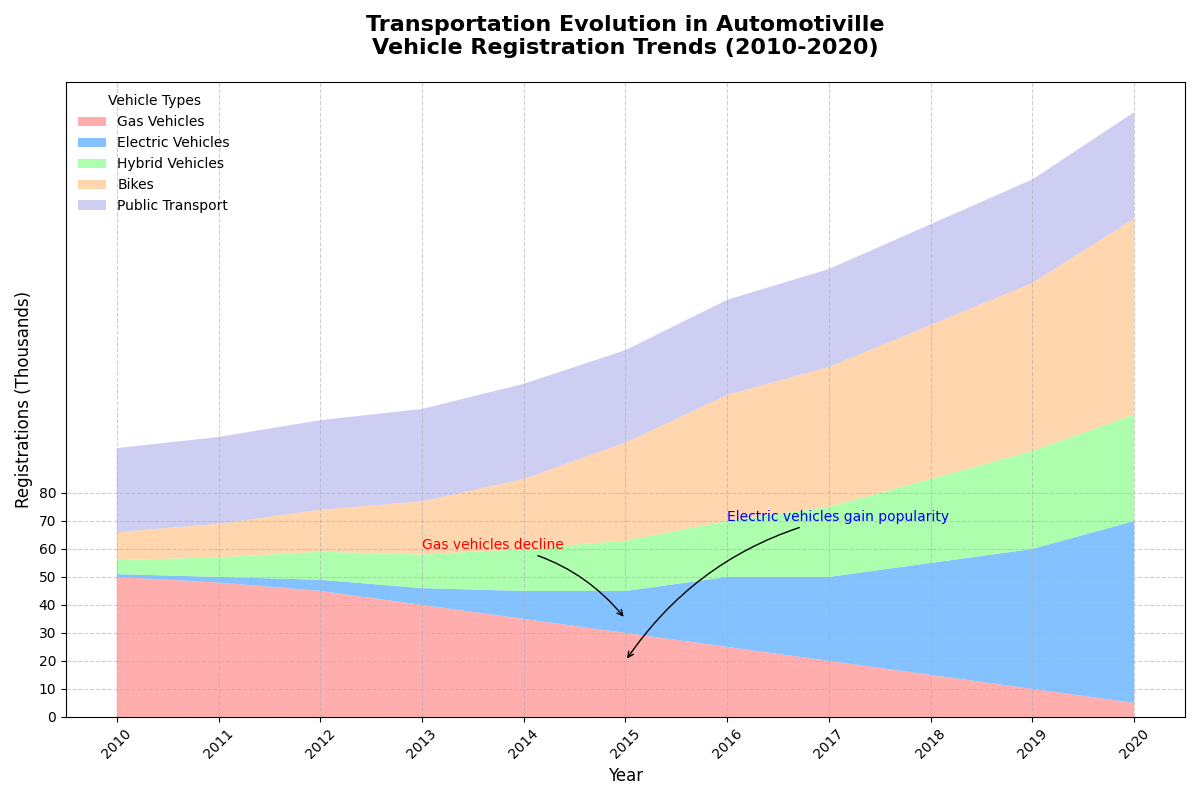

Write the Python code that produced this figure.
import matplotlib.pyplot as plt
import numpy as np

# Backstory:
# This chart depicts the growth and decline of different vehicle types in a fictional city named "Automotiville"
# over the decade from 2010 to 2020. The city underwent massive urban development and shifts in transportation trends.
# Data reflects registrations of different vehicle types over the years.

# Define the years for the x-axis
years = np.arange(2010, 2021)

# Registration data for each type of vehicle (in thousands)
gas_vehicles = np.array([50, 48, 45, 40, 35, 30,25,20,15,10,5])
electric_vehicles = np.array([1, 2, 4, 6, 10, 15, 25, 30, 40, 50, 65])
hybrid_vehicles = np.array([5, 7, 10, 12, 15, 18, 20, 25, 30, 35, 38])
bikes = np.array([10, 12, 15, 19, 25, 35, 45, 50, 55, 60, 70])
public_transport = np.array([30, 31, 32, 33, 34, 33, 34, 35, 36, 37, 38])

# Stack the data for the area chart
vehicle_data = np.vstack([gas_vehicles, electric_vehicles, hybrid_vehicles, bikes, public_transport])

# Define colors for each vehicle type
colors = ['#ff9999', '#66b3ff', '#99ff99', '#ffcc99', '#c2c2f0']

# Create the figure and axis for the area chart
fig, ax = plt.subplots(figsize=(12, 8))

# Stack plot for vehicle registrations
ax.stackplot(years, vehicle_data, labels=[
    'Gas Vehicles', 'Electric Vehicles', 'Hybrid Vehicles', 'Bikes', 'Public Transport'],
    colors=colors, alpha=0.8)

# Customize the plot
ax.set_title('Transportation Evolution in Automotiville\nVehicle Registration Trends (2010-2020)',
             fontsize=16, fontweight='bold', pad=20)
ax.set_xlabel('Year', fontsize=12)
ax.set_ylabel('Registrations (Thousands)', fontsize=12)

# Add legend and grid
ax.legend(loc='upper left', fontsize=10, title='Vehicle Types', frameon=False)
ax.grid(linestyle='--', alpha=0.6)

# Adjust x-axis labels to prevent overlap
plt.xticks(years, rotation=45)
plt.yticks(np.arange(0, 81, 10))

# Annotate significant shifts in trend
ax.annotate('Electric vehicles gain popularity', xy=(2015, 20), xytext=(2016, 70),
            arrowprops=dict(facecolor='black', arrowstyle='->', connectionstyle='arc3,rad=.2'), fontsize=10, color='blue')

ax.annotate('Gas vehicles decline', xy=(2015, 35), xytext=(2013, 60),
            arrowprops=dict(facecolor='black', arrowstyle='->', connectionstyle='arc3,rad=-.2'), fontsize=10, color='red')

# Automatically adjust layout to prevent overlap
plt.tight_layout()

# Show the plot
plt.show()
